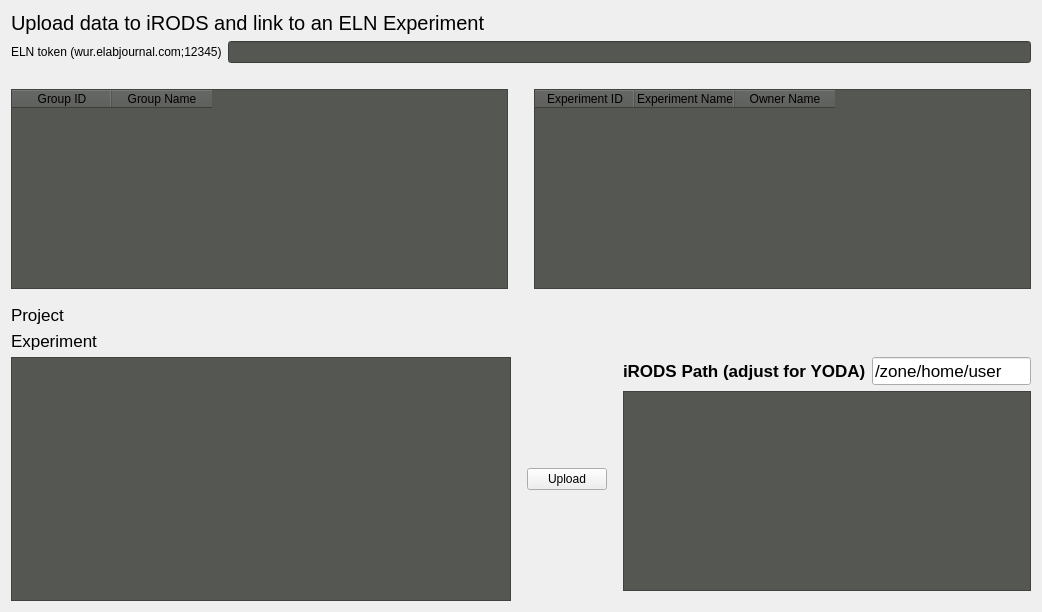
    <widget class="QWidget" name="tabEln">
     <attribute name="title">
      <string>ELN Data upload</string>
     </attribute>
     <layout class="QVBoxLayout" name="verticalLayout_11">
      <item>
       <widget class="QLabel" name="label_9">
        <property name="font">
         <font>
          <pointsize>15</pointsize>
         </font>
        </property>
        <property name="text">
         <string>Upload data to iRODS and link to an ELN Experiment</string>
        </property>
       </widget>
      </item>
      <item>
       <layout class="QHBoxLayout" name="horizontalLayout_7">
        <item>
         <widget class="QLabel" name="label_12">
          <property name="text">
           <string>ELN token (wur.elabjournal.com;12345)</string>
          </property>
         </widget>
        </item>
        <item>
         <widget class="QLineEdit" name="elnTokenInput">
          <property name="styleSheet">
           <string notr="true">background-color: rgb(85, 87, 83);</string>
          </property>
         </widget>
        </item>
       </layout>
      </item>
      <item>
       <spacer name="verticalSpacer_11">
        <property name="orientation">
         <enum>Qt::Vertical</enum>
        </property>
        <property name="sizeType">
         <enum>QSizePolicy::Minimum</enum>
        </property>
        <property name="sizeHint" stdset="0">
         <size>
          <width>20</width>
          <height>20</height>
         </size>
        </property>
       </spacer>
      </item>
      <item>
       <layout class="QHBoxLayout" name="horizontalLayout_8">
        <item>
         <widget class="QTableWidget" name="elnGroupTable">
          <property name="minimumSize">
           <size>
            <width>200</width>
            <height>200</height>
           </size>
          </property>
          <property name="styleSheet">
           <string notr="true">background-color: rgb(85, 87, 83);</string>
          </property>
          <property name="sizeAdjustPolicy">
           <enum>QAbstractScrollArea::AdjustToContentsOnFirstShow</enum>
          </property>
          <property name="selectionMode">
           <enum>QAbstractItemView::SingleSelection</enum>
          </property>
          <property name="selectionBehavior">
           <enum>QAbstractItemView::SelectRows</enum>
          </property>
          <column>
           <property name="text">
            <string>Group ID</string>
           </property>
          </column>
          <column>
           <property name="text">
            <string>Group Name</string>
           </property>
          </column>
         </widget>
        </item>
        <item>
         <spacer name="horizontalSpacer">
          <property name="orientation">
           <enum>Qt::Horizontal</enum>
          </property>
          <property name="sizeType">
           <enum>QSizePolicy::Minimum</enum>
          </property>
          <property name="sizeHint" stdset="0">
           <size>
            <width>20</width>
            <height>20</height>
           </size>
          </property>
         </spacer>
        </item>
        <item>
         <widget class="QTableWidget" name="elnExperimentsTable">
          <property name="minimumSize">
           <size>
            <width>400</width>
            <height>200</height>
           </size>
          </property>
          <property name="styleSheet">
           <string notr="true">background-color: rgb(85, 87, 83);</string>
          </property>
          <property name="sizeAdjustPolicy">
           <enum>QAbstractScrollArea::AdjustToContents</enum>
          </property>
          <property name="selectionMode">
           <enum>QAbstractItemView::SingleSelection</enum>
          </property>
          <property name="selectionBehavior">
           <enum>QAbstractItemView::SelectRows</enum>
          </property>
          <column>
           <property name="text">
            <string>Experiment ID</string>
           </property>
          </column>
          <column>
           <property name="text">
            <string>Experiment Name</string>
           </property>
          </column>
          <column>
           <property name="text">
            <string>Owner Name</string>
           </property>
          </column>
         </widget>
        </item>
        <item>
         <layout class="QVBoxLayout" name="verticalLayout_9"/>
        </item>
       </layout>
      </item>
      <item>
       <spacer name="verticalSpacer_10">
        <property name="orientation">
         <enum>Qt::Vertical</enum>
        </property>
        <property name="sizeType">
         <enum>QSizePolicy::Minimum</enum>
        </property>
        <property name="sizeHint" stdset="0">
         <size>
          <width>20</width>
          <height>10</height>
         </size>
        </property>
       </spacer>
      </item>
      <item>
       <layout class="QFormLayout" name="formLayout">
        <item row="0" column="0">
         <widget class="QLabel" name="label_14">
          <property name="font">
           <font>
            <pointsize>13</pointsize>
           </font>
          </property>
          <property name="text">
           <string>Project</string>
          </property>
         </widget>
        </item>
        <item row="0" column="1">
         <widget class="QLabel" name="groupIdLabel">
          <property name="font">
           <font>
            <pointsize>13</pointsize>
           </font>
          </property>
          <property name="text">
           <string/>
          </property>
         </widget>
        </item>
        <item row="1" column="0">
         <widget class="QLabel" name="label_15">
          <property name="font">
           <font>
            <pointsize>13</pointsize>
           </font>
          </property>
          <property name="text">
           <string>Experiment</string>
          </property>
         </widget>
        </item>
        <item row="1" column="1">
         <widget class="QLabel" name="experimentIdLabel">
          <property name="font">
           <font>
            <pointsize>13</pointsize>
           </font>
          </property>
          <property name="text">
           <string/>
          </property>
         </widget>
        </item>
       </layout>
      </item>
      <item>
       <layout class="QHBoxLayout" name="horizontalLayout_9">
        <item>
         <widget class="QTreeView" name="localFsTable">
          <property name="minimumSize">
           <size>
            <width>500</width>
            <height>0</height>
           </size>
          </property>
          <property name="styleSheet">
           <string notr="true">background-color: rgb(85, 87, 83);</string>
          </property>
          <property name="sizeAdjustPolicy">
           <enum>QAbstractScrollArea::AdjustToContents</enum>
          </property>
          <property name="selectionMode">
           <enum>QAbstractItemView::MultiSelection</enum>
          </property>
         </widget>
        </item>
        <item>
         <spacer name="horizontalSpacer_3">
          <property name="orientation">
           <enum>Qt::Horizontal</enum>
          </property>
          <property name="sizeType">
           <enum>QSizePolicy::Minimum</enum>
          </property>
          <property name="sizeHint" stdset="0">
           <size>
            <width>10</width>
            <height>20</height>
           </size>
          </property>
         </spacer>
        </item>
        <item>
         <widget class="QPushButton" name="elnUploadButton">
          <property name="text">
           <string>Upload</string>
          </property>
         </widget>
        </item>
        <item>
         <spacer name="horizontalSpacer_4">
          <property name="orientation">
           <enum>Qt::Horizontal</enum>
          </property>
          <property name="sizeType">
           <enum>QSizePolicy::Minimum</enum>
          </property>
          <property name="sizeHint" stdset="0">
           <size>
            <width>10</width>
            <height>20</height>
           </size>
          </property>
         </spacer>
        </item>
        <item>
         <layout class="QVBoxLayout" name="elnPathLabel">
          <item>
           <layout class="QHBoxLayout" name="horizontalLayout_10">
            <item>
             <widget class="QLabel" name="label_16">
              <property name="font">
               <font>
                <pointsize>13</pointsize>
                <weight>75</weight>
                <bold>true</bold>
               </font>
              </property>
              <property name="text">
               <string>iRODS Path (adjust for YODA)</string>
              </property>
             </widget>
            </item>
            <item>
             <widget class="QLineEdit" name="elnIrodsPath">
              <property name="font">
               <font>
                <pointsize>13</pointsize>
               </font>
              </property>
              <property name="text">
               <string>/zone/home/user</string>
              </property>
             </widget>
            </item>
           </layout>
          </item>
          <item>
           <widget class="QTextBrowser" name="elnPreviewBrowser">
            <property name="minimumSize">
             <size>
              <width>0</width>
              <height>200</height>
             </size>
            </property>
            <property name="styleSheet">
             <string notr="true">background-color: rgb(85, 87, 83);</string>
            </property>
           </widget>
          </item>
          <item>
           <spacer name="verticalSpacer_9">
            <property name="orientation">
             <enum>Qt::Vertical</enum>
            </property>
            <property name="sizeType">
             <enum>QSizePolicy::Minimum</enum>
            </property>
            <property name="sizeHint" stdset="0">
             <size>
              <width>20</width>
              <height>10</height>
             </size>
            </property>
           </spacer>
          </item>
         </layout>
        </item>
       </layout>
      </item>
     </layout>
    </widget>
